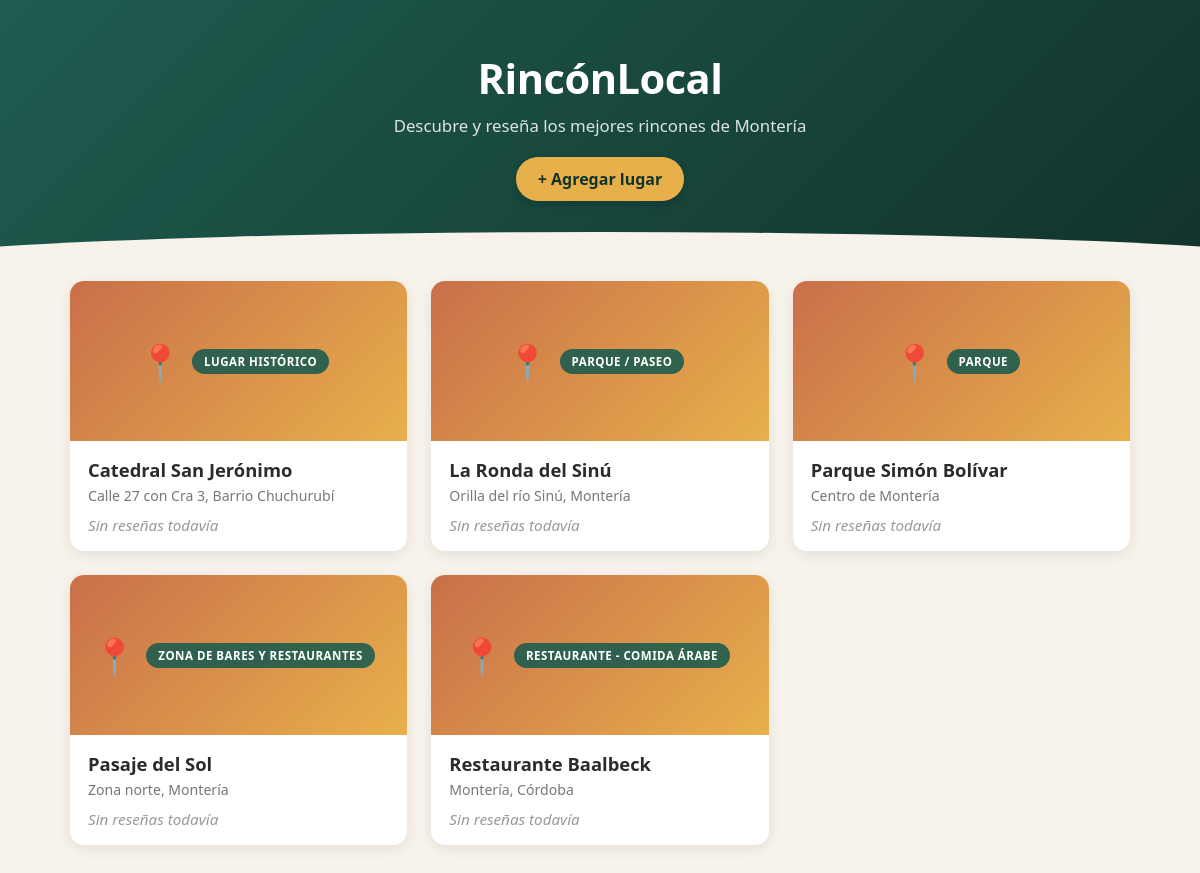
The page / on the database its author committed.
### tables this page shows
CREATE TABLE lugares (
    id INT AUTO_INCREMENT PRIMARY KEY,
    nombre VARCHAR(120) NOT NULL,
    categoria VARCHAR(60) NOT NULL,
    direccion VARCHAR(200),
    imagen VARCHAR(255) DEFAULT NULL,
    latitud DECIMAL(10, 8),
    longitud DECIMAL(11, 8),
    creado_en TIMESTAMP DEFAULT CURRENT_TIMESTAMP
);

### includes/funciones.php (called while the page is built, shortened)
<?php
function limpiar($valor)
{
    return htmlspecialchars(trim($valor), ENT_QUOTES, 'UTF-8');
}

### index.php (the view, shortened to what this page needs)
<?php
require 'includes/db.php';
require 'includes/funciones.php';
$stmt = $pdo->query("SELECT * FROM lugares ORDER BY nombre ASC");
$lugares = $stmt->fetchAll();
?>
<!DOCTYPE html>
<html lang="es">
<head>
    <link rel="stylesheet" href="css/style.css">
</head>
<body>
    <header class="cabecera">
        <h1>RincónLocal</h1>
        <p>Descubre y reseña los mejores rincones de Montería</p>
        <a href="agregar_lugar.php" class="boton-agregar">+ Agregar lugar</a>
    </header>
    <main class="contenedor-lugares">
        <?php if (count($lugares) === 0): ?>
            <p>Todavía no hay lugares registrados.</p>
        <?php else: ?>
            <?php foreach ($lugares as $lugar): ?>
    <a href="lugar.php?id=<?= $lugar['id'] ?>" class="tarjeta-lugar">
        <div class="imagen-lugar <?= $lugar['imagen'] ? '' : 'sin-imagen' ?>"
             <?php if ($lugar['imagen']): ?>
                style="background-image: url('uploads/<?= limpiar($lugar['imagen']) ?>');"
             <?php endif; ?>>
            <span class="categoria-badge"><?= limpiar($lugar['categoria']) ?></span>
        </div>
        <div class="info-lugar">
            <h2><?= limpiar($lugar['nombre']) ?></h2>
            <p class="direccion"><?= limpiar($lugar['direccion']) ?></p>
            <div class="rating">
                <?php if ($lugar['total_resenas'] > 0): ?>
                    ⭐ <?= $lugar['promedio'] ?> / 5
                    <span class="total">(<?= $lugar['total_resenas'] ?> reseñas)</span>
                <?php else: ?>
                    <span class="sin-resenas">Sin reseñas todavía</span>
                <?php endif; ?>
            </div>
        </div>
    </a>
<?php endforeach; ?>
        <?php endif; ?>
    </main>
</body>
</html>

### css/style.css (style rules this page uses)
* { margin: 0; padding: 0; box-sizing: border-box; }
:root { --verde-sinu: #1f5c4f; --verde-oscuro: #12332c; --terracota: #c96f4a; --dorado: #e8b04b; --crema: #f7f2ea; --texto: #2b2b2b; }
body { font-family: 'Segoe UI', Arial, sans-serif; background-color: var(--crema); color: var(--texto); }
.cabecera { background: linear-gradient(135deg, var(--verde-sinu), var(--verde-oscuro)); color: white; padding: 50px 20px 70px; text-align: center; position: relative; overflow: hidden; }
.cabecera::after { content: ""; position: absolute; bottom: -1px; left: 0; width: 100%; height: 40px; background: var(--crema); border-radius: 50% 50% 0 0 / 100% 100% 0 0; transform: scaleX(1.3); }
.cabecera h1 { font-size: 2.6rem; letter-spacing: -0.5px; }
.cabecera p { margin-top: 8px; opacity: 0.85; font-size: 1.05rem; }
.boton-agregar { display: inline-block; margin-top: 20px; padding: 11px 22px; background-color: var(--dorado); color: var(--verde-oscuro); text-decoration: none; border-radius: 30px; font-weight: bold; box-shadow: 0 4px 10px rgba(0, 0, 0, 0.15); transition: transform 0.15s ease; }
.contenedor-lugares { max-width: 1100px; margin: 10px auto 40px; padding: 0 20px; display: grid; grid-template-columns: repeat(auto-fill, minmax(270px, 1fr)); gap: 24px; }
.tarjeta-lugar { background-color: white; border-radius: 14px; overflow: hidden; text-decoration: none; color: inherit; box-shadow: 0 4px 14px rgba(0, 0, 0, 0.08); transition: transform 0.2s ease, box-shadow 0.2s ease; }
.imagen-lugar { height: 160px; background-size: cover; background-position: center; background-color: #dfe4e2; position: relative; display: flex; align-items: flex-start; justify-content: flex-start; }
.imagen-lugar.sin-imagen { background: linear-gradient(135deg, var(--terracota), var(--dorado)); display: flex; align-items: center; justify-content: center; }
.imagen-lugar.sin-imagen::before { content: "📍"; font-size: 2.2rem; opacity: 0.9; }
.categoria-badge { margin: 10px; padding: 5px 12px; background-color: rgba(31, 92, 79, 0.9); color: white; font-size: 0.72rem; text-transform: uppercase; letter-spacing: 0.5px; border-radius: 20px; font-weight: bold; }
.info-lugar { padding: 16px 18px; }
.info-lugar h2 { font-size: 1.15rem; margin-bottom: 4px; }
.direccion { font-size: 0.88rem; color: #777; margin-bottom: 10px; }
.rating { font-size: 0.95rem; }
.sin-resenas { color: #999; font-style: italic; }

### rows shown on the page
lugares: categoria "LUGAR HISTÓRICO", nombre "Catedral San Jerónimo", direccion "Calle 27 con Cra 3, Barrio Chuchurubí"
lugares: categoria "PARQUE / PASEO", nombre "La Ronda del Sinú", direccion "Orilla del río Sinú, Montería"
lugares: categoria "PARQUE", nombre "Parque Simón Bolívar", direccion "Centro de Montería"
lugares: categoria "ZONA DE BARES Y RESTAURANTES", nombre "Pasaje del Sol", direccion "Zona norte, Montería"
lugares: categoria "RESTAURANTE - COMIDA ÁRABE", nombre "Restaurante Baalbeck", direccion "Montería, Córdoba"
